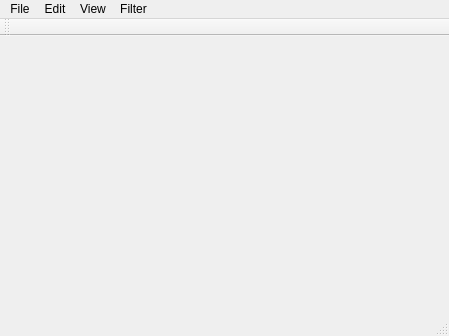
<?xml version="1.0" encoding="UTF-8"?>
<ui version="4.0">
 <class>MainWindow</class>
 <widget class="QMainWindow" name="MainWindow">
  <property name="geometry">
   <rect>
    <x>0</x>
    <y>0</y>
    <width>449</width>
    <height>336</height>
   </rect>
  </property>
  <property name="windowTitle">
   <string>WDB Viewer</string>
  </property>
  <widget class="QWidget" name="centralWidget"/>
  <widget class="QMenuBar" name="menuBar">
   <property name="geometry">
    <rect>
     <x>0</x>
     <y>0</y>
     <width>449</width>
     <height>21</height>
    </rect>
   </property>
   <widget class="QMenu" name="menuFile">
    <property name="title">
     <string>File</string>
    </property>
    <addaction name="actionOpen"/>
    <addaction name="separator"/>
    <addaction name="actionDefenitionDialog"/>
   </widget>
   <widget class="QMenu" name="menuView">
    <property name="title">
     <string>View</string>
    </property>
    <addaction name="actionString_table"/>
    <addaction name="actionShow_formt_string"/>
   </widget>
   <widget class="QMenu" name="menuFilter">
    <property name="title">
     <string>Filter</string>
    </property>
    <addaction name="actionSet_filter"/>
    <addaction name="actionDisable_filter"/>
   </widget>
   <widget class="QMenu" name="menuEdit">
    <property name="title">
     <string>Edit</string>
    </property>
   </widget>
   <addaction name="menuFile"/>
   <addaction name="menuEdit"/>
   <addaction name="menuView"/>
   <addaction name="menuFilter"/>
  </widget>
  <widget class="QToolBar" name="mainToolBar">
   <attribute name="toolBarArea">
    <enum>TopToolBarArea</enum>
   </attribute>
   <attribute name="toolBarBreak">
    <bool>false</bool>
   </attribute>
  </widget>
  <widget class="QStatusBar" name="statusBar"/>
  <action name="actionOpen">
   <property name="text">
    <string>Open</string>
   </property>
  </action>
  <action name="actionString_table">
   <property name="text">
    <string>String table</string>
   </property>
  </action>
  <action name="actionShow_formt_string">
   <property name="text">
    <string>Show formt string</string>
   </property>
  </action>
  <action name="actionSet_filter">
   <property name="text">
    <string>Set filter</string>
   </property>
  </action>
  <action name="actionDisable_filter">
   <property name="text">
    <string>Disable filter</string>
   </property>
  </action>
  <action name="actionDefenitionDialog">
   <property name="text">
    <string>Defenition dialog</string>
   </property>
  </action>
 </widget>
 <layoutdefault spacing="6" margin="11"/>
 <resources/>
 <connections/>
</ui>
